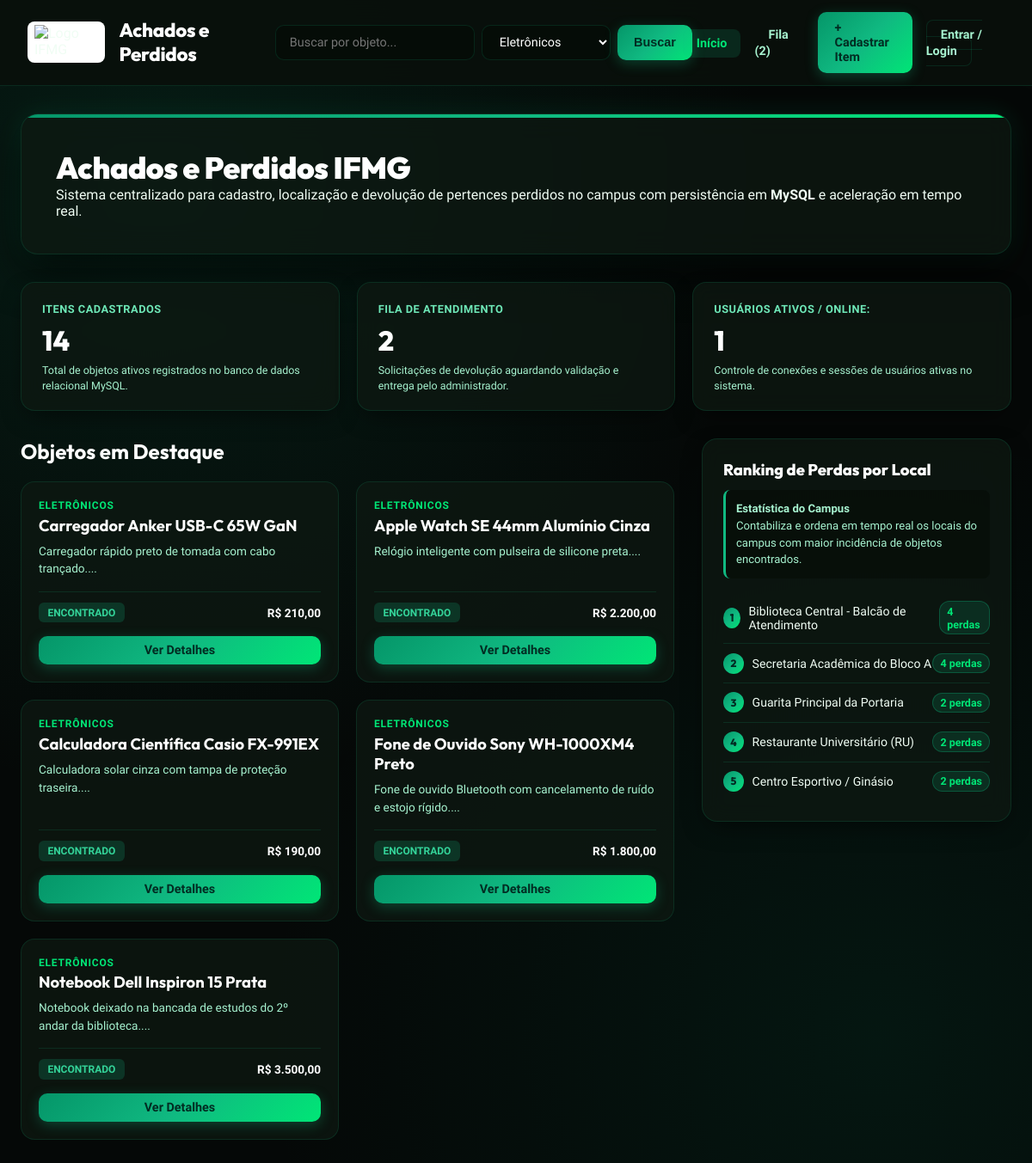
Page /app/public/index.php?categoria=Eletrônicos on the committed database.
### tables this page shows
CREATE TABLE IF NOT EXISTS itens (
    id INT AUTO_INCREMENT PRIMARY KEY,
    titulo VARCHAR(200) NOT NULL,
    descricao TEXT NOT NULL,
    categoria VARCHAR(50) NOT NULL,
    status ENUM('encontrado', 'reivindicado', 'devolvido', 'desativado') NOT NULL DEFAULT 'encontrado',
    valor_estimado DECIMAL(10, 2) NOT NULL DEFAULT 0.00,
    local_id INT NOT NULL,
    cadastrado_por_usuario_id INT NOT NULL,
    cor VARCHAR(60) NULL,
    marca VARCHAR(60) NULL,
    numero_serie VARCHAR(100) NULL,
    tamanho VARCHAR(20) NULL,
    tags TEXT NULL,
    desativado TINYINT(1) NOT NULL DEFAULT 0,
    data_registro DATETIME NOT NULL DEFAULT CURRENT_TIMESTAMP,
    CONSTRAINT fk_itens_local FOREIGN KEY (local_id) REFERENCES locais (id) ON UPDATE CASCADE,
    CONSTRAINT fk_itens_usuario FOREIGN KEY (cadastrado_por_usuario_id) REFERENCES usuarios (id) ON UPDATE CASCADE,
    INDEX idx_itens_status_categoria (status, categoria),
    INDEX idx_itens_data (data_registro)
);

### app/config/db.php (called while the page is built, shortened)
<?php
class Database {
    private static ?PDO $pdo = null;
    private static bool $schemaChecked = false;
    public static function getConnection(): PDO {
        if (self::$pdo === null) {
            $dbUrl = getenv('DATABASE_URL') ?: getenv('MYSQL_URL');
            if ($dbUrl) {
                $parsed = parse_url($dbUrl);
                $host = $parsed['host'] ?? 'localhost';
                $port = $parsed['port'] ?? 3306;
                $user = $parsed['user'] ?? 'root';
                $pass = $parsed['pass'] ?? '';
                $dbName = ltrim($parsed['path'] ?? 'unifind_db', '/');
            } else {
                $host = getenv('DB_HOST') ?: getenv('MYSQL_HOST') ?: getenv('MYSQLHOST') ?: '127.0.0.1';
                $port = getenv('DB_PORT') ?: getenv('MYSQL_PORT') ?: getenv('MYSQLPORT') ?: '3306';
                $dbName = getenv('DB_NAME') ?: getenv('MYSQL_DATABASE') ?: getenv('MYSQLDATABASE') ?: 'unifind_db';
                $user = getenv('DB_USER') ?: getenv('MYSQL_USER') ?: getenv('MYSQLUSER') ?: 'root';
                $pass = getenv('DB_PASSWORD') ?: getenv('MYSQL_PASSWORD') ?: getenv('MYSQLPASSWORD') ?: '';
            }
            $dsn = "mysql:host={$host};port={$port};dbname={$dbName};charset=utf8mb4";
            $options = [
                PDO::ATTR_ERRMODE            => PDO::ERRMODE_EXCEPTION,
                PDO::ATTR_DEFAULT_FETCH_MODE => PDO::FETCH_ASSOC,
                PDO::ATTR_EMULATE_PREPARES   => false,
                PDO::MYSQL_ATTR_INIT_COMMAND => "SET NAMES utf8mb4 COLLATE utf8mb4_unicode_ci"
            ];
            try {
                self::$pdo = new PDO($dsn, $user, $pass, $options);
            } catch (PDOException $e) {
                try {
                    $dsnNoDb = "mysql:host={$host};port={$port};charset=utf8mb4";
                    $tempPdo = new PDO($dsnNoDb, $user, $pass, $options);
                    $tempPdo->exec("CREATE DATABASE IF NOT EXISTS `{$dbName}` CHARACTER SET utf8mb4 COLLATE utf8mb4_unicode_ci");
                    self::$pdo = new PDO($dsn, $user, $pass, $options);
                } catch (Exception $ex) {
                    die("Erro de conexão com o banco de dados MySQL: " . $e->getMessage());
                }
            }
            if (!self::$schemaChecked) {
                self::ensureSchema(self::$pdo);
                self::$schemaChecked = true;
            }
        }
        return self::$pdo;
    }
    private static function ensureSchema(PDO $pdo): void {
        try {
            $tables = $pdo->query("SHOW TABLES LIKE 'itens'")->fetchAll();
        } catch (Exception $e) {
        }
    }
}
function getDb(): PDO {
    return Database::getConnection();
}
function dbQuery(string $sql, array $params = []): PDOStatement {
    $stmt = getDb()->prepare($sql);
    $stmt->execute($params);
    return $stmt;
}
function dbFetchAll(string $sql, array $params = []): array {
    return dbQuery($sql, $params)->fetchAll();
}
function dbFetchOne(string $sql, array $params = []): ?array {
    $result = dbQuery($sql, $params)->fetch();
    return $result ?: null;
}

### app/public/index.php (the view, shortened to what this page needs)
<?php
require_once __DIR__ . '/../config/db.php';
$redis = Database::getRedis();
$searchQuery = trim($_GET['q'] ?? '');
$categoriaFilter = trim($_GET['categoria'] ?? '');
$itemsList = [];
if (!empty($searchQuery) || !empty($categoriaFilter)) {
    $cacheKey = "cache:busca:" . md5($searchQuery . "|" . $categoriaFilter);
    if ($redis && $redis->exists($cacheKey)) {
        $cachedData = json_decode($redis->get($cacheKey), true);
        $itemsList = $cachedData ?? [];
    } else {
        $where = ["i.desativado = 0"];
        $params = [];
        if (!empty($categoriaFilter)) {
            $where[] = "i.categoria = :categoria";
            $params[':categoria'] = $categoriaFilter;
        }
        $whereSql = implode(' AND ', $where);
        $sql = "SELECT i.*, l.nome AS local_nome
                FROM itens i
                LEFT JOIN locais l ON i.local_id = l.id
                WHERE {$whereSql}
                ORDER BY i.data_registro DESC
                LIMIT 24";
        $rawRows = dbFetchAll($sql, $params);
        $itemsList = [];
        foreach ($rawRows as $row) {
            $itemsList[] = [
                'id' => (string)$row['id'],
                'titulo' => $row['titulo'] ?? '',
                'descricao' => $row['descricao'] ?? '',
                'categoria' => $row['categoria'] ?? '',
                'status' => $row['status'] ?? 'encontrado',
                'valor_estimado' => (float)($row['valor_estimado'] ?? 0),
                'local_nome' => $row['local_nome'] ?? 'Campus IFMG',
                'data_registro' => !empty($row['data_registro']) ? date('d/m/Y H:i', strtotime($row['data_registro'])) : 'Recente'
            ];
        }
    }
}
$countRow = dbFetchOne("SELECT COUNT(*) as total FROM itens WHERE desativado = 0");
$totalItensCadastrados = (int)($countRow['total'] ?? count($itemsList));
$rankingLocais = [];
$totalFila = 0;
$totalOnline = 0;
if (empty($rankingLocais)) {
    $locaisStats = dbFetchAll("SELECT l.nome, COUNT(i.id) as total
                              FROM locais l
                              JOIN itens i ON i.local_id = l.id
                              WHERE i.desativado = 0
                              GROUP BY l.id, l.nome
                              ORDER BY total DESC
                              LIMIT 5");
    foreach ($locaisStats as $l) {
        $rankingLocais[$l['nome']] = (int)$l['total'];
    }
}
if ($totalFila === 0) {
    $filaRow = dbFetchOne("SELECT COUNT(*) as total FROM reivindicacoes WHERE status_reivindicacao = 'pendente_aprovacao'");
    $totalFila = (int)($filaRow['total'] ?? 0);
}
?>
<!DOCTYPE html>
<html lang="pt-BR">
<head>
    <link rel="stylesheet" href="css/style.css">
    <link rel="stylesheet" href="/css/style.css">
    <link rel="stylesheet" href="/public/css/style.css">
</head>
<body>
    <header class="header-nav">
        <div class="nav-container">
            <a href="index.php" class="logo-group">
                <img src="https://www.ifmg.edu.br/portal/imagens/logovertical.jpg" alt="Logo IFMG" class="logo-img">
                <div class="logo-text">Achados e Perdidos</div>
            </a>
            <form method="GET" action="index.php" class="header-search">
                <input type="text" name="q" class="input-field" placeholder="Buscar por objeto..." value="<?= htmlspecialchars($searchQuery, ENT_QUOTES | ENT_SUBSTITUTE, 'UTF-8') ?>">
                <select name="categoria" class="input-field" style="max-width: 150px;">
                    <option value="Eletrônicos" <?= $categoriaFilter === 'Eletrônicos' ? 'selected' : '' ?>>Eletrônicos</option>
                </select>
                <button type="submit" class="btn-primary">Buscar</button>
            </form>
            <ul class="nav-links">
                <li><a href="index.php" class="nav-link active">Início</a></li>
                <li><a href="admin_fila.php" class="nav-link">Fila (<?= $totalFila ?>)</a></li>
                <li><a href="cadastrar_item.php" class="btn-primary">+ Cadastrar Item</a></li>
                <?php if (isset($_SESSION['user_id'])): ?>
                    <li style="display: flex; align-items: center; gap: 0.5rem; margin-left: 0.5rem;">
                        <span style="font-size: 0.85rem; color: var(--neon-green); font-weight: 700;">
                            <?= htmlspecialchars($_SESSION['user_name'], ENT_QUOTES | ENT_SUBSTITUTE, 'UTF-8') ?>
                        </span>
                        <a href="logout.php" class="nav-link" style="color: var(--text-muted); font-size: 0.8rem; padding: 0.3rem 0.6rem;">Sair</a>
                    </li>
                <?php else: ?>
                    <li><a href="login.php" class="nav-link" style="border: 1px solid var(--border-glass);">Entrar / Login</a></li>
                <?php endif; ?>
            </ul>
        </div>
    </header>
    <div class="container">
        <section class="hero-section">
            <h1 class="hero-title">Achados e Perdidos IFMG</h1>
            <p class="hero-desc">
                Sistema centralizado para cadastro, localização e devolução de pertences perdidos no campus com persistência em <strong>MySQL</strong> e aceleração em tempo real.
            </p>
        </section>
        <div class="stats-grid" style="grid-template-columns: repeat(auto-fit, minmax(280px, 1fr));">
            <div class="stat-card">
                <div class="stat-header">
                    <span class="stat-label">Itens Cadastrados</span>
                </div>
                <div class="stat-value"><?= $totalItensCadastrados ?></div>
                <div class="stat-explanation">Total de objetos ativos registrados no banco de dados relacional MySQL.</div>
            </div>
            <div class="stat-card">
                <div class="stat-header">
                    <span class="stat-label">Fila de Atendimento</span>
                </div>
                <div class="stat-value"><?= $totalFila ?></div>
                <div class="stat-explanation">Solicitações de devolução aguardando validação e entrega pelo administrador.</div>
            </div>
            <div class="stat-card">
                <div class="stat-header">
                    <span class="stat-label">Usuários Ativos / Online:</span>
                </div>
                <div class="stat-value"><?= $totalOnline > 0 ? $totalOnline : '1' ?></div>
                <div class="stat-explanation">Controle de conexões e sessões de usuários ativas no sistema.</div>
            </div>
        </div>
        <div class="layout-grid">
            <div>
                <h2 style="font-family: var(--font-heading); font-size: 1.5rem; margin-bottom: 1.25rem; color: #ffffff;">Objetos em Destaque</h2>
                <div class="cards-grid">
                    <?php if (!empty($itemsList)): ?>
                        <?php foreach ($itemsList as $item): ?>
                            <div class="item-card">
                                <div>
                                    <div class="item-category"><?= htmlspecialchars($item['categoria'], ENT_QUOTES | ENT_SUBSTITUTE, 'UTF-8') ?></div>
                                    <h3 class="item-title"><?= htmlspecialchars($item['titulo'], ENT_QUOTES | ENT_SUBSTITUTE, 'UTF-8') ?></h3>
                                    <p class="item-desc"><?= htmlspecialchars(mb_substr($item['descricao'], 0, 95, 'UTF-8'), ENT_QUOTES | ENT_SUBSTITUTE, 'UTF-8') ?>...</p>
                                </div>
                                <div>
                                    <div class="item-meta">
                                        <span class="badge-status status-<?= $item['status'] ?>">
                                            <?= strtoupper($item['status']) ?>
                                        </span>
                                        <span style="font-weight: 700; color: white;">R$ <?= number_format($item['valor_estimado'], 2, ',', '.') ?></span>
                                    </div>
                                    <a href="item_detalhe.php?id=<?= $item['id'] ?>" class="btn-primary" style="width: 100%; justify-content: center; margin-top: 1rem; padding: 0.5rem;">Ver Detalhes</a>
                                </div>
                            </div>
                        <?php endforeach; ?>
                    <?php else: ?>
                        <div style="grid-column: 1 / -1; background: var(--bg-card); padding: 3rem; border-radius: 16px; text-align: center; color: var(--text-muted); border: 1px solid var(--border-glass);">
                            Nenhum objeto encontrado no momento com os critérios selecionados.
                        </div>
                    <?php endif; ?>
                </div>
            </div>
            <div>
                <div class="sidebar-panel">
                    <h3 class="panel-title">Ranking de Perdas por Local</h3>
                    <div class="panel-explanation">
                        <strong>Estatística do Campus</strong><br>
                        Contabiliza e ordena em tempo real os locais do campus com maior incidência de objetos encontrados.
                    </div>
                    <ul class="ranking-list">
                        <?php if (!empty($rankingLocais)): ?>
                            <?php $rank = 1; foreach ($rankingLocais as $localNome => $score): ?>
                                <li class="ranking-item">
                                    <div style="display: flex; align-items: center; gap: 0.6rem;">
                                        <span class="ranking-rank"><?= $rank++ ?></span>
                                        <span><?= htmlspecialchars($localNome, ENT_QUOTES | ENT_SUBSTITUTE, 'UTF-8') ?></span>
                                    </div>
                                    <span class="ranking-score"><?= $score ?> perdas</span>
                                </li>
                            <?php endforeach; ?>
                        <?php else: ?>
                            <li style="color: var(--text-muted); font-size: 0.85rem; padding: 0.5rem 0;">
                                Nenhum local registrado com perdas até o momento.
                            </li>
                        <?php endif; ?>
                    </ul>
                </div>
            </div>
        </div>
    </div>
</body>
</html>

### rows in the picture
itens: categoria "ELETRÔNICOS", titulo "Carregador Anker USB-C 65W GaN", descricao "Carregador rápido preto de tomada com cabo trançado.", status "ENCONTRADO", valor_estimado "210,00"
itens: categoria "ELETRÔNICOS", titulo "Apple Watch SE 44mm Alumínio Cinza", descricao "Relógio inteligente com pulseira de silicone preta.", status "ENCONTRADO", valor_estimado "2.200,00", $item['id'] 10 (drawn)
itens: categoria "ELETRÔNICOS", titulo "Calculadora Científica Casio FX-991EX", descricao "Calculadora solar cinza com tampa de proteção traseira.", status "ENCONTRADO", valor_estimado "190,00", cadastrado_por_usuario "4", local "2"
itens: categoria "ELETRÔNICOS", titulo "Fone de Ouvido Sony WH-1000XM4 Preto", descricao "Fone de ouvido Bluetooth com cancelamento de ruído e estojo rígido.", status "ENCONTRADO", valor_estimado "1.800,00"
itens: categoria "ELETRÔNICOS", titulo "Notebook Dell Inspiron 15 Prata", descricao "Notebook deixado na bancada de estudos do 2º andar da biblioteca.", status "ENCONTRADO", valor_estimado "3.500,00", $item['id'] 1 (drawn)

### other values in the picture
$totalFila "2"
$totalItensCadastrados "14"
$localNome "Biblioteca Central - Balcão de Atendimento"
$localNome "Secretaria Acadêmica do Bloco A"
$localNome "Guarita Principal da Portaria"
$localNome "Restaurante Universitário (RU)"
$localNome "Centro Esportivo / Ginásio"
